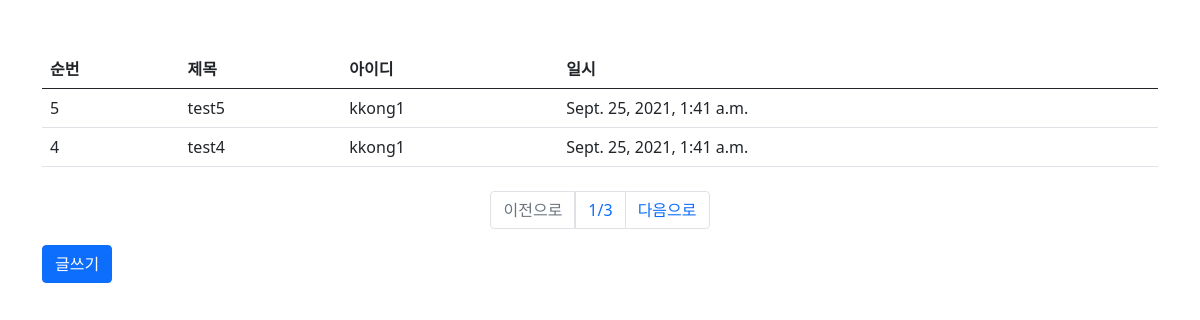
Before: /board/list/ with the older database file.
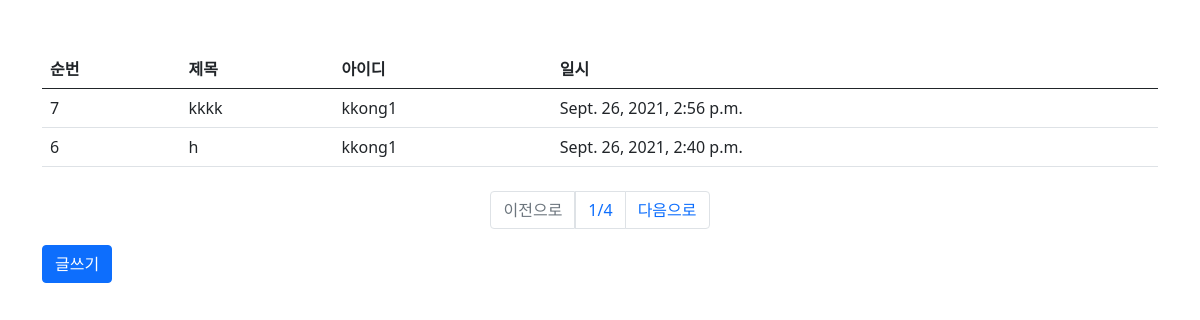
After: the same page with the newer database file.
### board/models.py (models this page shows, shortened)
class Board(models.Model):
    title=models.CharField(
        max_length=128,
        verbose_name="제목"
    )
    contents=models.TextField(verbose_name="내용")
    writer=models.ForeignKey(
        'fcuser.Fcuser',
        verbose_name='작성자',
        on_delete=models.CASCADE
    )
    tags=models.ManyToManyField('tag.Tag',verbose_name="태그")
    registered_dttn=models.DateTimeField(
        auto_now_add=True,
        verbose_name='등록시간'
    )
    class Meta:
        db_table="fastcampus_board"
        verbose_name="패스크 캠퍼스 게시글"
        verbose_name_plural='패스크 캠퍼스 게시글'

### fcuser/models.py (models this page shows)
class Fcuser(models.Model):
    username=models.CharField(max_length=32
                            ,verbose_name='사용자명')
    useremail=models.EmailField(max_length=128
                            ,verbose_name='사용자 이메일'
                            ,null=True)
    password=models.CharField(max_length=64
                                ,verbose_name='비밀번호')
    registered_dttm=models.DateTimeField(auto_now_add=True
                                ,verbose_name='등록시간')
    def __str__(self):
        return self.username
    class Meta:
        db_table='fastcampus_fcuser'  #테이블명을 지정
        verbose_name='패스크캠퍼스 사용자'
        verbose_name_plural='패스크캠퍼스 사용자'

### board/views.py (the view)
# urls.py: path('list/',views.board_list),
def board_list(request):
    all_boards=Board.objects.all().order_by('-id')
    page=int(request.GET.get('p',1))
    paginator=Paginator(all_boards,2)
    boards=paginator.get_page(page)
    return render(request,'board_list.html',{'boards':boards})

### board/templates/board_list.html (shortened to what this page needs)
{% extends "base.html" %}
{% block contents %}
<div class="row mt-5">
    <div class="col-12">
        <table class="table">
            <thead>
            <tr>
                <th>순번</th>
                <th>제목</th>
                <th>아이디</th>
                <th>일시</th>
            </tr>
            </thead>
            <tbody>
            {% for board in boards %}
            <tr onclick="location.href='/board/detail/{{board.id}}/'">
                <td>{{board.id}}</td>
                <td>{{board.title}}</td>
                <td>{{board.writer}}</td>
                <td>{{board.registered_dttn}}</td>
            </tr>
            {% endfor %}
            </tbody>
        </table>
    </div>
</div>
<div class="row mt-2">
    <div class="col-12">
        <ul class="pagination justify-content-center">
            {% if boards.has_previous %}
                <li class="page-item">
                    <a class="page-link" href="?p={{boards.previous_page_number}}">이전으로</a>
                </li>
            {% else %}
                <li class="page-item disabled">
                    <a class="page-link" href="#">이전으로</a>
                </li>
            {% endif %}
            <li>
                <a class="page-link" href="#">{{boards.number}}/{{boards.paginator.num_pages}}</a>
            </li>
            {% if boards.has_next %}
                <li class="page-item">
                    <a class="page-link" href="?p={{boards.next_page_number}}">다음으로</a>
                </li>
            {% else %}
                <li class="page-item disabled">
                    <a class="page-link" href="#">다음으로</a>
                </li>
            {% endif %}
        </ul>
    </div>
</div>
<div class="row">
    <div class="col-12">
        <button class="btn btn-primary" onclick="location.href='/board/write/'">글쓰기</button>
    </div>
</div>
{% endblock %}

### board/templates/base.html (shortened to what this page needs)
<html>
<head>
<link rel="stylesheet" href="/static/bootstrap.min.css">
</head>
<body>
    <div class="container">
      {% block contents%}
      {% endblock %}
    </div>
</body>
</html>

Changed rows visible on the page:
no longer on this page (row unchanged): Board: id "5", title "test5", writer "kkong1", registered_dttn "Sept. 25, 2021, 1:41 a.m."
no longer on this page (row unchanged): Board: id "4", title "test4", writer "kkong1", registered_dttn "Sept. 25, 2021, 1:41 a.m."
added Board: id "7", title "kkkk", writer "kkong1", registered_dttn "Sept. 26, 2021, 2:56 p.m."
added Board: id "6", title "h", writer "kkong1", registered_dttn "Sept. 26, 2021, 2:40 p.m."
Other visible differences:
{{ boards.paginator.num_pages }}: "3" → "4"
